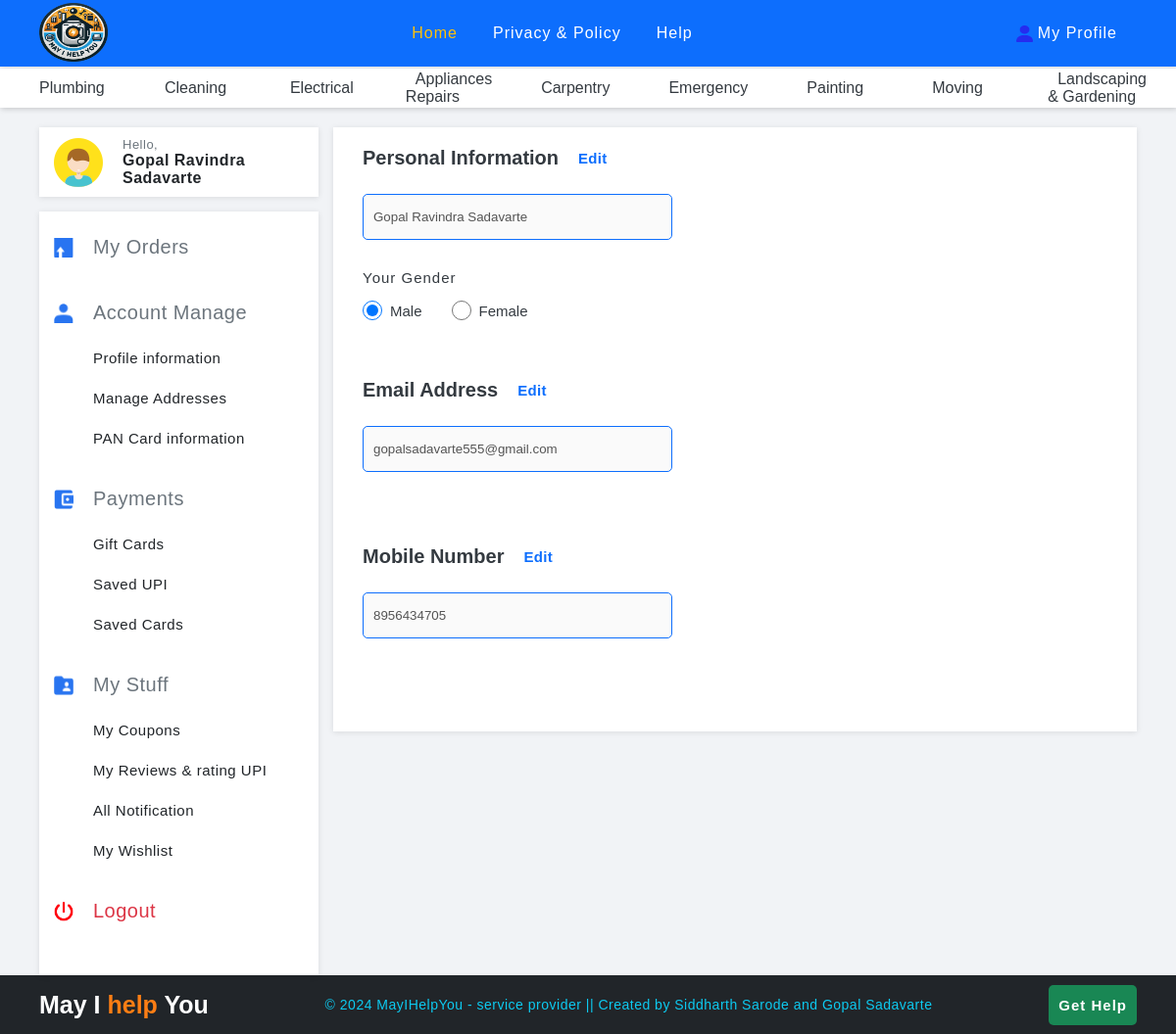
The app's page /_userDashboard.php (signed in) with its own data.
### tables this page shows
CREATE TABLE `categories` (
  `cate_id` int(11) NOT NULL,
  `cate_name` varchar(255) NOT NULL,
  `cate_create_at` timestamp NULL DEFAULT current_timestamp(),
  `cate_admin_id` int(11) DEFAULT NULL
);

CREATE TABLE `user` (
  `user_id` int(11) NOT NULL,
  `user_name` varchar(255) NOT NULL,
  `user_email` varchar(255) NOT NULL,
  `user_password` varchar(255) NOT NULL,
  `user_mobile_no` varchar(10) NOT NULL,
  `user_create_at` timestamp NOT NULL DEFAULT current_timestamp() ON UPDATE current_timestamp(),
  `user_city` varchar(255) DEFAULT NULL
);

### _userDashNavbar.php (the view, shortened to what this page needs)
<header class="pad-x user-dash header" id="user-dashboard-header">
    <div class="logo-section">
        <a href="index.php">
            <img src="img/original_logo.png" alt="mayIHelpYou" class="my-logo">
        </a>
    </div>
    <nav class="navbar">
        <ul>
            <li><a href="index.php" class="navbar-link active-link">Home</a></li>
            <li><a href="#" class="navbar-link">Privacy & Policy</a></li>
            <li><a href="#" class="navbar-link">Help</a></li>
        </ul>
    </nav>
    <div class="login-section">
        <?php if (!isset($_SESSION['userEmail'])): ?>
            <a href="./_userLogin.php" class="user-login">
                <img src="img/default_profile.png" class="icon user-icon" alt="">
                <span class="login-text">Sign-up / Login</span>
            </a>
        <?php else: ?>
            <a href="_userDashboard.php" class="link button account">
                <img src="img/icons/user.png" class="user-icon" alt="">
                <span>My Profile</span>
            </a>
        <?php endif;?>
    </div>
</header>
<nav class="navbar" id="cate-navbar">
    <ul class="category-list">
        <?php
            $fetch_cate = "SELECT `cate_id`, `cate_name` FROM `categories`";
            $result = $conn->query($fetch_cate);
            if ($result->num_rows > 0) {
                while ($row = $result->fetch_assoc()) {
                    echo ' <li><a href="#" class="cate-link ">' . $row['cate_name'] . '</a> ';
                    $fetch_service = "SELECT `service_id`, `service_name` FROM `services` WHERE `service_cate_id` = {$row['cate_id']}";
                    $res = $conn->query($fetch_service);
                    echo '<div class="sub-menu">
                    <ul class="service-list">';
                    if ($res) {
                        echo '</ul></div></li>';
                    }
                }
            } else {
                echo "<script>alert('* Poor Network'); </>";
            }
        ?>
    </ul>
</nav>

### _userDashboard.php (shortened to what this page needs)
<?php
include_once "./partials/_dbConnect.php";
?>
<!DOCTYPE html>
<html lang="en">
<head>
    <link rel="stylesheet" href="./css/style.css">
    <link rel="stylesheet" href="./css/media.css">
</head>
<body>
    <?php include_once "_userDashNavbar.php";?>
    <?php
        if (isset($_GET['sid'])) {
            include "php/_serviceOrder.php";
        } else {
    $sql_query = "SELECT * FROM `user` WHERE `user_email` = ?";
    $sql = $conn->prepare($sql_query);
    $user_email = $_SESSION['userEmail'];
    $sql->bind_param("s", $user_email);
    $sql->execute();
    $result = $sql->get_result();
    if ($result->num_rows == 1) {
        $row = $result->fetch_assoc();
    }
    ?>
    <div class="user-dashboard pad-x" id="dashboard">
        <div class="user-sidebar">
            <div class="user-operation">
                <div class="user-profile op-padding shadow" id="userProfile">
                    <img src="img/profile-pic.png" alt="Profile" class="profile">
                    <div class="name-info">
                        <div class="hello">Hello,</div>
                        <div class="user-name"><?php if (isset($row['user_name'])) echo $row['user_name'];?></div>
                    </div>
                </div>
                <div class="user-links-container op-padding shadow">
                    <div class="order lg-pad-b dash-info">
                        <div class="dash-box">
                            <img src="img/icons/order-icon.png" alt="order-icon" class="dashboard-icon">
                            <div> <a id="myOrder">My Orders</a></div>
                        </div>
                    </div>
                    <div class="user-account lg-pad-b dash-info">
                        <div>
                            <div class="dash-box">
                                <img src="img/icons/user-dash-icon.png" alt="user-icon" class="dashboard-icon">
                                <div>Account Manage</div>
                            </div>
                            <div class="dash-links">
                                <a href="#">Profile information</a>
                                <a href="#">Manage Addresses</a>
                                <a href="#">PAN Card information</a>
                            </div>
                        </div>
                    </div>
                    <div class="payment lg-pad-b dash-info">
                        <div class="dash-box">
                            <img src="img/icons/payment-icon.png" alt="user-icon" class="dashboard-icon">
                            <div>Payments</div>
                        </div>
                        <div class="dash-links">
                            <a href="#">Gift Cards</a>
                            <a href="#">Saved UPI</a>
                            <a href="#">Saved Cards</a>
                        </div>
                    </div>
                    <div class="stuff lg-pad-b dash-info">
                        <div class="dash-box">
                            <img src="img/icons/my-stuff-icon.png" alt="user-icon" class="dashboard-icon">
                            <div>My Stuff</div>
                        </div>
                        <div class="dash-links">
                            <a href="#">My Coupons</a>
                            <a href="#">My Reviews & rating UPI</a>
                            <a href="#">All Notification</a>
                            <a href="#">My Wishlist</a>
                        </div>
                    </div>
                    <div class="logout lg-pad-b dash-info">
                        <div class="dash-box">
                            <img src="img/icons/power-off-icon.png" alt="user-icon" class="dashboard-icon">
                            <div><a href="./partials/_logout.php?user=1" class="dash-logout">Logout</a></div>
                        </div>
                    </div>
                </div>
            </div>
        </div>
        <div class="user-content">
            <div class="user-container shadow op-padding" id="user-container">
                <?php include_once "userDashboard/_manageProfile.php";?>
            </div>
        </div>
    </div>
<?php }?>
    <?php include_once "_footer.php";?>
</body>
</html>

### userDashboard/_manageProfile.php (shortened to what this page needs)
<div class="profile-info">
     <div class="info-box lg-pad-b">
         <div class="top-section">
             <h2 class="heading">Personal Information</h2>
             <span class="edit-btn">Edit</span>
         </div>
         <form action="<?php echo $_SERVER['PHP_SELF']; ?>" method="POST" class="dash-form ">
             <div class="dash-form-group">
                 <div class="form-element">
                     <input class="form-input" type="text" name="user-name" id="user-name"
                         value="<?php if (isset($row['user_name'])) echo $row['user_name'];?>" placeholder="Enter Full Name"
                         disabled required />
                 </div>
             </div>
             <div class="form-element">
                 <label class="form-label" for="user-name">Your Gender</label>
                 <div class="radio-container">
                     <div class="radio-div">
                         <input type="radio" name="g" id="male" class="radio-btn" checked> <label for="male"
                             class="gender-label" disabled>Male</label>
                     </div>
                     <div class="radio-div">
                         <input type="radio" name="g" id="female" class="radio-btn"> <label for="female"
                             class="gender-label" disabled>Female</label>
                     </div>
                 </div>
             </div>
         </form>
     </div>
     <div class="info-box lg-pad-b" id="email-address">
         <div class="top-section">
             <h2 class="heading">Email Address</h2>
             <span class="edit-btn">Edit</span>
         </div>
         <form action="<?php echo $_SERVER['PHP_SELF']; ?>" method="POST" class="dash-form ">
             <div class="dash-form-group">
                 <div class="form-element">
                     <input class="form-input" type="email" name="user-email" id="user-email"
                         value="<?php if (isset($row['user_email'])) echo $row['user_email'];?>" placeholder="Email Address"
                         disabled required />
                 </div>
             </div>
         </form>
     </div>
     <div class="info-box lg-pad-b" id="mobile-number">
         <div class="top-section">
             <h2 class="heading">Mobile Number</h2>
             <span class="edit-btn">Edit</span>
         </div>
         <form action="<?php echo $_SERVER['PHP_SELF']; ?>" method="POST" class="dash-form ">
             <div class="dash-form-group">
                 <div class="form-element">
                     <input class="form-input" type="number" name="user-mobile" id="user-mobile"
                         value="<?php if (isset($row['user_mobile_no'])) echo $row['user_mobile_no'];?>"
                         placeholder="Mobile Number" disabled required />
                 </div>
             </div>
         </form>
     </div>
 </div>

### _footer.php
<footer class="pad-x">
    <div class="logo-text">
        <a href="#">
            <h2 class="heading">May I <span>help</span> You</h2>
        </a>
    </div>
    <div class="copyright">
        <p>&copy; 2024 MayIHelpYou - service provider || Created by Siddharth Sarode and Gopal Sadavarte</p>
    </div>
    <div class="footer-link">
        <?php if (!isset($_SESSION['userEmail'])): ?>
        <a href="./admin/php/_adminLogin.php" class="d-flex just-center align-center ">
            <img src="img/icons/admin.png" alt="Admin" width="20" height="20">
            <span>Login</span>
        </a>
        <?php else: ?>
        <a href="#" class="button btn-green">Get Help</a>
        <?php endif;?>
    </div>
</footer>

### records on screen
categories: cate_name "Plumbing"
categories: cate_name "Cleaning"
categories: cate_name "Electrical"
categories: cate_name "Appliances Repairs"
categories: cate_name "Carpentry"
categories: cate_name "Emergency"
categories: cate_name "Painting"
categories: cate_name "Moving"
categories: cate_name "Landscaping & Gardening"
user: user_name "Gopal Ravindra Sadavarte", user-name "Gopal Ravindra Sadavarte", user-email "gopalsadavarte555@gmail.com", user-mobile "8956434705"
